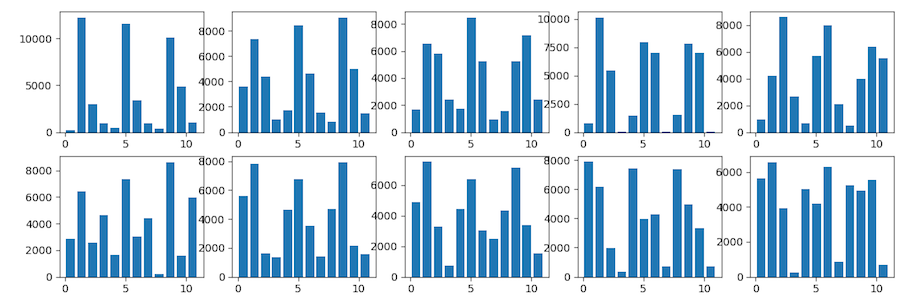

The script that drew this image:
import cv2
import numpy as np
import matplotlib.pyplot as plt
from glob import glob

## Dicrease color
def dic_color(img):
    img //= 63
    img = img * 64 + 32
    return img

## Database
train = glob("train_*")
train.sort()

db = np.zeros((len(train), 13), dtype=np.int32)

for i, path in enumerate(train):
    img = dic_color(cv2.imread(path))
    ## histogram
    for j in range(4):
        db[i, j] = len(np.where(img[..., 0] == (64 * j + 32))[0])
        db[i, j+4] = len(np.where(img[..., 1] == (64 * j + 32))[0])
        db[i, j+8] = len(np.where(img[..., 2] == (64 * j + 32))[0])

    ## class
    if 'akahara' in path:
        cls = 0
    elif 'madara' in path:
        cls = 1
    db[i, -1] = cls

    img_h = img.copy() // 64
    img_h[..., 1] += 4
    img_h[..., 2] += 8
    plt.subplot(2, 5, i+1)
    plt.hist(img_h.ravel(), bins=12, rwidth=0.8)

print(db)
plt.show()
